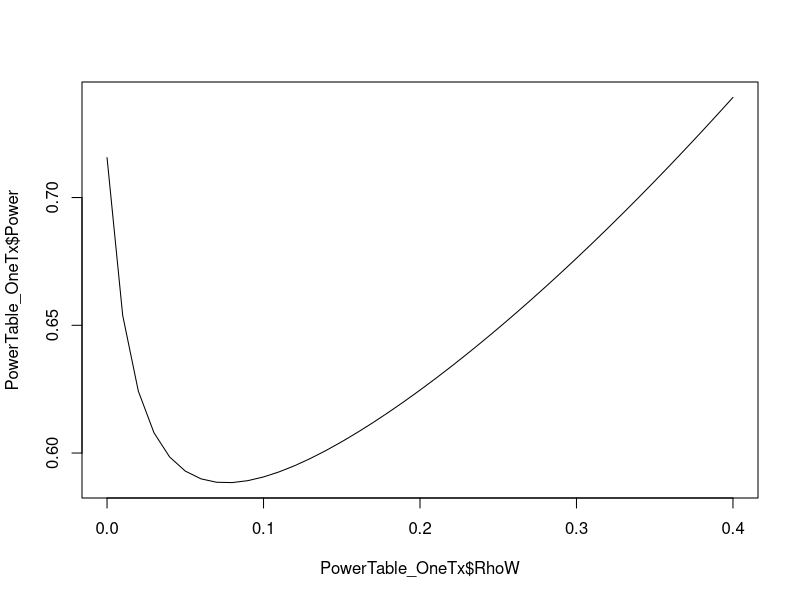

Recreate this plot in R.
## ---------------------------
##
## Script name: Single Treatment SWD
##
## Purpose of script: calculate power for a 
## single treatment stepped wedge design
##
## Author: Phil Sundin
##
## Date Created: 2020-09-28
##
## Email: phillip1492@ucla.edu
##
## ---------------------------
#####################
## Calculate the power for detecting a treatment effect in a
## single treatment stepped wedge design (SWD). 
## We only consider complete designs.
## Model choice: RCS = repeated cross-sectional, 
## NEC = nested exchangeable, Cohort = Cohort.
## delta_1 is standardized effect size for treatment 1.
## Sequence1 is a vector representing the time points (periods) at
## which each cluster transitions from control to treatment condition.
## For example, the 3 cluster, 4 period SWD, 
##     0 1 1 1
##     0 0 1 1
##     0 0 0 1
## where 0 denotes control condition and 1 denotes the treatment condition
## would have Sequence1 <- c(2,3,4)
####################

PowerFunction_OneTx <- function(RhoW, ModelChoice,
        RhoA, IAC, n.clusters, n.periods, n.individuals, delta_1,
        Sequence1, typeIerror)
{
  Sequence1 <- unlist(Sequence1)

##variance parameters for repeated cross-sectional design
if (ModelChoice == "RCS")
{ Diagonal <-  (1-RhoW) / n.individuals
OffDiagonal <- (RhoW) }

##variance parameters for cohort design
else if (ModelChoice == "Cohort")
{ Diagonal <-  RhoW + IAC * (1 - RhoW) / n.individuals
OffDiagonal <- (1 - RhoW - IAC + (IAC * RhoW)) / n.individuals }
  
##variance parameters for nested exchangeable model
else if (ModelChoice == "NEC")
{ Diagonal <-  RhoA
OffDiagonal <- RhoW + (1-RhoW)/n.individuals  - RhoA }
  
#dataframe used to construct the SWD 
StudyDesign <- data.frame(site = c(1:n.clusters))

## The TimeA variable represents when cluster switches from the control 
## condition to treatment condition
StudyDesign$TimeA <- Sequence1 

##repeat each cluster for each time period
StudyDesign <-  StudyDesign[rep(seq_len(nrow(StudyDesign)), 
                  each = n.periods), ]
StudyDesign$Time <- rep(1:n.periods)

#creating a treatment indicator
StudyDesign$Tx_1 <- 0
StudyDesign$Tx_1[StudyDesign$Time >= StudyDesign$TimeA] <- 1

rownames(StudyDesign) <- 1:nrow(StudyDesign)

###############
#calculate precision and var-cov matrix
###############

##quantities in paper
f <- n.clusters / 
  (Diagonal + n.periods * OffDiagonal)
g <- n.clusters * OffDiagonal / 
  (Diagonal * (Diagonal + n.periods * OffDiagonal))

SumofXijbyperiodbycluster <- sum(StudyDesign$Tx_1)
y_1 <- SumofXijbyperiodbycluster / (Diagonal + n.periods * OffDiagonal)
h_1 <- SumofXijbyperiodbycluster / (Diagonal*(Diagonal + n.periods * OffDiagonal))
l_1 <-  SumofXijbyperiodbycluster / Diagonal 

z_1 <-  0
AggregateData_TreatmentASquared_ByCluster <- aggregate(Tx_1 ~ site, 
data=StudyDesign, FUN = function(x) c(mn = (sum(x))^2))

z_1 <- sum(AggregateData_TreatmentASquared_ByCluster$Tx_1) * 
  OffDiagonal / (Diagonal * (Diagonal + n.periods*OffDiagonal))

w_1 <- 0
AggregateData_TreatmentASquared_ByPeriod <- aggregate(Tx_1 ~ Time, 
  data=StudyDesign, FUN = function(x) c(mn = (sum(x))^2/Diagonal^2))
w_1 <- sum(AggregateData_TreatmentASquared_ByPeriod$Tx_1)

AggregateData_TxA <- aggregate(Tx_1 ~ Time, 
data=StudyDesign, FUN = function(x) c(mn = (sum(x))))

A_11 <-  ((l_1 - z_1) * (f * n.periods * (f + g * n.periods)) -
    y_1^2 * (f + g * n.periods) - f * (n.periods * w_1 - l_1^2)) / 
  (f * n.periods * (f + g * n.periods))

InversePrecision <- solve(A_11)

#calculate power
SE_Tx1 <- sqrt(InversePrecision)
TestStat_Tx1 <- delta_1 / SE_Tx1

PowerTxA <- pnorm(TestStat_Tx1 - qnorm(1-typeIerror/2)) +
                  pnorm(qnorm(typeIerror/2) - TestStat_Tx1)
return(PowerTxA)
}


#Example
delta_1 <- 0.4

#6 clusters total and 4 time periods
n.clusters <- 6
n.periods <- 4

#2 clusters transition from control to treatment at time 2,
#2 clusters to transition at time 3, and 2 clusters transition at time 4
Sequence1 <-  c(2,2,3,3,4,4) 

n.individuals <- 15
typeIerror <- 0.05

#creating a data frame for power
PowerTable_OneTx <- data.frame(RhoW = c(seq(0,0.4,by=0.01)))
PowerTable_OneTx$ModelChoice <- "RCS"
PowerTable_OneTx$Sequence1 <- c(rep(list(c(2,2,3,3,4,4))))
                                   
#calculate power as a function of rho_w for the repeated cross-sectional design
PowerTable_OneTx$Power <- mapply(PowerFunction_OneTx,
                                 RhoW = PowerTable_OneTx$RhoW,
                                 ModelChoice = PowerTable_OneTx$ModelChoice,
                                 RhoA= NA,
                                 IAC = NA,
                                 n.clusters = n.clusters, 
                                 delta_1 = delta_1,
                                 n.individuals = n.individuals,
                                 n.periods = n.periods,
                                 Sequence1 = PowerTable_OneTx$Sequence1,
                                 typeIerror = typeIerror
                                 )
View(PowerTable_OneTx)

#plot power as a function of ICC
plot(PowerTable_OneTx$RhoW,PowerTable_OneTx$Power, type="l")
